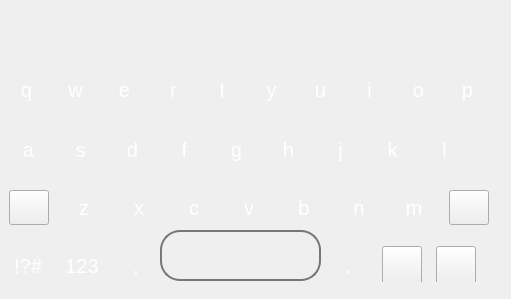
   <widget class="QWidget" name="pageLower">
    <widget class="QWidget" name="rowLower1">
     <property name="geometry">
      <rect>
       <x>0</x>
       <y>170</y>
       <width>500</width>
       <height>61</height>
      </rect>
     </property>
     <layout class="QHBoxLayout" name="horizontalLayout_6">
      <item>
       <widget class="QPushButton" name="btnLower">
        <property name="minimumSize">
         <size>
          <width>40</width>
          <height>35</height>
         </size>
        </property>
        <property name="maximumSize">
         <size>
          <width>20</width>
          <height>20</height>
         </size>
        </property>
        <property name="styleSheet">
         <string notr="true">border-image: url(:/qq/controls/res/qq/controls/helpers/arrow_right.svg);
QPushButton
{
border:none;
color: rgb(255, 255, 255);
font-size:20px}
QPushButton:pressed
{
    background-color:color: rgb(255, 255, 255);
}</string>
        </property>
        <property name="text">
         <string/>
        </property>
       </widget>
      </item>
      <item>
       <widget class="QPushButton" name="z_text">
        <property name="minimumSize">
         <size>
          <width>40</width>
          <height>35</height>
         </size>
        </property>
        <property name="maximumSize">
         <size>
          <width>20</width>
          <height>20</height>
         </size>
        </property>
        <property name="styleSheet">
         <string notr="true">
QPushButton
{
border:none;
color: rgb(255, 255, 255);
font-size:20px}
QPushButton:pressed
{
    background-color:color: rgb(255, 255, 255);
}</string>
        </property>
        <property name="text">
         <string>z</string>
        </property>
       </widget>
      </item>
      <item>
       <widget class="QPushButton" name="x_text">
        <property name="minimumSize">
         <size>
          <width>40</width>
          <height>35</height>
         </size>
        </property>
        <property name="maximumSize">
         <size>
          <width>20</width>
          <height>20</height>
         </size>
        </property>
        <property name="styleSheet">
         <string notr="true">
QPushButton
{
border:none;
color: rgb(255, 255, 255);
font-size:20px}
QPushButton:pressed
{
    background-color:color: rgb(255, 255, 255);
}</string>
        </property>
        <property name="text">
         <string>x</string>
        </property>
       </widget>
      </item>
      <item>
       <widget class="QPushButton" name="c_text">
        <property name="minimumSize">
         <size>
          <width>40</width>
          <height>35</height>
         </size>
        </property>
        <property name="maximumSize">
         <size>
          <width>20</width>
          <height>20</height>
         </size>
        </property>
        <property name="styleSheet">
         <string notr="true">
QPushButton
{
border:none;
color: rgb(255, 255, 255);
font-size:20px}
QPushButton:pressed
{
    background-color:color: rgb(255, 255, 255);
}</string>
        </property>
        <property name="text">
         <string>c</string>
        </property>
       </widget>
      </item>
      <item>
       <widget class="QPushButton" name="v_text">
        <property name="minimumSize">
         <size>
          <width>40</width>
          <height>35</height>
         </size>
        </property>
        <property name="maximumSize">
         <size>
          <width>20</width>
          <height>20</height>
         </size>
        </property>
        <property name="styleSheet">
         <string notr="true">
QPushButton
{
border:none;
color: rgb(255, 255, 255);
font-size:20px}
QPushButton:pressed
{
    background-color:color: rgb(255, 255, 255);
}</string>
        </property>
        <property name="text">
         <string>v</string>
        </property>
       </widget>
      </item>
      <item>
       <widget class="QPushButton" name="b_text">
        <property name="minimumSize">
         <size>
          <width>40</width>
          <height>35</height>
         </size>
        </property>
        <property name="maximumSize">
         <size>
          <width>20</width>
          <height>20</height>
         </size>
        </property>
        <property name="styleSheet">
         <string notr="true">
QPushButton
{
border:none;
color: rgb(255, 255, 255);
font-size:20px}
QPushButton:pressed
{
    background-color:color: rgb(255, 255, 255);
}</string>
        </property>
        <property name="text">
         <string>b</string>
        </property>
       </widget>
      </item>
      <item>
       <widget class="QPushButton" name="n_text">
        <property name="minimumSize">
         <size>
          <width>40</width>
          <height>35</height>
         </size>
        </property>
        <property name="maximumSize">
         <size>
          <width>20</width>
          <height>20</height>
         </size>
        </property>
        <property name="styleSheet">
         <string notr="true">
QPushButton
{
border:none;
color: rgb(255, 255, 255);
font-size:20px}
QPushButton:pressed
{
    background-color:color: rgb(255, 255, 255);
}</string>
        </property>
        <property name="text">
         <string>n</string>
        </property>
       </widget>
      </item>
      <item>
       <widget class="QPushButton" name="m_text">
        <property name="minimumSize">
         <size>
          <width>40</width>
          <height>35</height>
         </size>
        </property>
        <property name="maximumSize">
         <size>
          <width>20</width>
          <height>20</height>
         </size>
        </property>
        <property name="styleSheet">
         <string notr="true">
QPushButton
{
border:none;
color: rgb(255, 255, 255);
font-size:20px}
QPushButton:pressed
{
    background-color:color: rgb(255, 255, 255);
}</string>
        </property>
        <property name="text">
         <string>m</string>
        </property>
       </widget>
      </item>
      <item>
       <widget class="QPushButton" name="btnBackspaceLower">
        <property name="minimumSize">
         <size>
          <width>40</width>
          <height>35</height>
         </size>
        </property>
        <property name="maximumSize">
         <size>
          <width>20</width>
          <height>20</height>
         </size>
        </property>
        <property name="styleSheet">
         <string notr="true">border-image: url(:/qq/controls/res/qq/controls/icons/icon_trash.svg);

QPushButton
{
border:none;
color: rgb(255, 255, 255);
font-size:20px
}
QPushButton:pressed
{
    background-color:color: rgb(255, 255, 255);
}</string>
        </property>
        <property name="text">
         <string/>
        </property>
       </widget>
      </item>
     </layout>
    </widget>
    <widget class="QWidget" name="rowLower2">
     <property name="geometry">
      <rect>
       <x>320</x>
       <y>230</y>
       <width>164</width>
       <height>52</height>
      </rect>
     </property>
     <layout class="QHBoxLayout" name="horizontalLayout_7">
      <item>
       <widget class="QPushButton" name="btnDotLower">
        <property name="minimumSize">
         <size>
          <width>40</width>
          <height>40</height>
         </size>
        </property>
        <property name="maximumSize">
         <size>
          <width>20</width>
          <height>20</height>
         </size>
        </property>
        <property name="styleSheet">
         <string notr="true">
QPushButton
{
border:none;
color: rgb(255, 255, 255);
font-size:20px}
QPushButton:pressed
{
    background-color:color: rgb(255, 255, 255);
}</string>
        </property>
        <property name="text">
         <string>.</string>
        </property>
       </widget>
      </item>
      <item>
       <widget class="QPushButton" name="btnContactLower">
        <property name="minimumSize">
         <size>
          <width>40</width>
          <height>40</height>
         </size>
        </property>
        <property name="maximumSize">
         <size>
          <width>20</width>
          <height>20</height>
         </size>
        </property>
        <property name="styleSheet">
         <string notr="true">border-image: url(:/qq/controls/res/qq/controls/functions/contacts_icon.svg);
QPushButton
{
border:none;
color: rgb(255, 255, 255);
font-size:20px}
QPushButton:pressed
{
    background-color:color: rgb(255, 255, 255);
}</string>
        </property>
        <property name="text">
         <string/>
        </property>
       </widget>
      </item>
      <item>
       <widget class="QPushButton" name="btnSendLower">
        <property name="minimumSize">
         <size>
          <width>40</width>
          <height>40</height>
         </size>
        </property>
        <property name="maximumSize">
         <size>
          <width>20</width>
          <height>20</height>
         </size>
        </property>
        <property name="styleSheet">
         <string notr="true">border-image: url(:/qq/controls/res/qq/controls/icons/icon_reply.svg);
QPushButton
{
border:none;
color: rgb(255, 255, 255);
font-size:20px
}
QPushButton:pressed
{
    background-color:color: rgb(255, 255, 255);
}</string>
        </property>
        <property name="text">
         <string/>
        </property>
       </widget>
      </item>
     </layout>
    </widget>
    <widget class="QWidget" name="rowLower3">
     <property name="geometry">
      <rect>
       <x>0</x>
       <y>50</y>
       <width>502</width>
       <height>61</height>
      </rect>
     </property>
     <layout class="QHBoxLayout" name="horizontalLayout_8">
      <property name="spacing">
       <number>0</number>
      </property>
      <item>
       <widget class="QPushButton" name="q_text">
        <property name="minimumSize">
         <size>
          <width>45</width>
          <height>40</height>
         </size>
        </property>
        <property name="maximumSize">
         <size>
          <width>20</width>
          <height>20</height>
         </size>
        </property>
        <property name="styleSheet">
         <string notr="true">
QPushButton
{
border:none;
color: rgb(255, 255, 255);
font-size:20px}
QPushButton:pressed
{
    background-color:color: rgb(255, 255, 255);
}</string>
        </property>
        <property name="text">
         <string>q</string>
        </property>
       </widget>
      </item>
      <item>
       <widget class="QPushButton" name="w_text">
        <property name="minimumSize">
         <size>
          <width>45</width>
          <height>40</height>
         </size>
        </property>
        <property name="maximumSize">
         <size>
          <width>20</width>
          <height>20</height>
         </size>
        </property>
        <property name="styleSheet">
         <string notr="true">
QPushButton
{
border:none;
color: rgb(255, 255, 255);
font-size:20px}
QPushButton:pressed
{
    background-color:color: rgb(255, 255, 255);
}</string>
        </property>
        <property name="text">
         <string>w</string>
        </property>
       </widget>
      </item>
      <item>
       <widget class="QPushButton" name="e_text">
        <property name="minimumSize">
         <size>
          <width>45</width>
          <height>40</height>
         </size>
        </property>
        <property name="maximumSize">
         <size>
          <width>20</width>
          <height>20</height>
         </size>
        </property>
        <property name="styleSheet">
         <string notr="true">
QPushButton
{
border:none;
color: rgb(255, 255, 255);
font-size:20px}
QPushButton:pressed
{
    background-color:color: rgb(255, 255, 255);
}</string>
        </property>
        <property name="text">
         <string>e</string>
        </property>
       </widget>
      </item>
      <item>
       <widget class="QPushButton" name="r_text">
        <property name="minimumSize">
         <size>
          <width>45</width>
          <height>40</height>
         </size>
        </property>
        <property name="maximumSize">
         <size>
          <width>20</width>
          <height>20</height>
         </size>
        </property>
        <property name="styleSheet">
         <string notr="true">
QPushButton
{
border:none;
color: rgb(255, 255, 255);
font-size:20px}
QPushButton:pressed
{
    background-color:color: rgb(255, 255, 255);
}</string>
        </property>
        <property name="text">
         <string>r</string>
        </property>
       </widget>
      </item>
      <item>
       <widget class="QPushButton" name="t_text">
        <property name="minimumSize">
         <size>
          <width>45</width>
          <height>40</height>
         </size>
        </property>
        <property name="maximumSize">
         <size>
          <width>20</width>
          <height>20</height>
         </size>
        </property>
        <property name="styleSheet">
         <string notr="true">
QPushButton
{
border:none;
color: rgb(255, 255, 255);
font-size:20px}
QPushButton:pressed
{
    background-color:color: rgb(255, 255, 255);
}</string>
        </property>
        <property name="text">
         <string>t</string>
        </property>
       </widget>
      </item>
      <item>
       <widget class="QPushButton" name="y_text">
        <property name="minimumSize">
         <size>
          <width>45</width>
          <height>40</height>
         </size>
        </property>
        <property name="maximumSize">
         <size>
          <width>20</width>
          <height>20</height>
         </size>
        </property>
        <property name="styleSheet">
         <string notr="true">
QPushButton
{
border:none;
color: rgb(255, 255, 255);
font-size:20px}
QPushButton:pressed
{
    background-color:color: rgb(255, 255, 255);
}</string>
        </property>
        <property name="text">
         <string>y</string>
        </property>
       </widget>
      </item>
      <item>
       <widget class="QPushButton" name="u_text">
        <property name="minimumSize">
         <size>
          <width>45</width>
          <height>40</height>
         </size>
        </property>
        <property name="maximumSize">
         <size>
          <width>20</width>
          <height>20</height>
         </size>
        </property>
        <property name="styleSheet">
         <string notr="true">
QPushButton
{
border:none;
color: rgb(255, 255, 255);
font-size:20px}
QPushButton:pressed
{
    background-color:color: rgb(255, 255, 255);
}</string>
        </property>
        <property name="text">
         <string>u</string>
        </property>
       </widget>
      </item>
      <item>
       <widget class="QPushButton" name="i_text">
        <property name="minimumSize">
         <size>
          <width>45</width>
          <height>40</height>
         </size>
        </property>
        <property name="maximumSize">
         <size>
          <width>20</width>
          <height>20</height>
         </size>
        </property>
        <property name="styleSheet">
         <string notr="true">
QPushButton
{
border:none;
color: rgb(255, 255, 255);
font-size:20px}
QPushButton:pressed
{
    background-color:color: rgb(255, 255, 255);
}</string>
        </property>
        <property name="text">
         <string>i</string>
        </property>
       </widget>
      </item>
      <item>
       <widget class="QPushButton" name="o_text">
        <property name="minimumSize">
         <size>
          <width>45</width>
          <height>40</height>
         </size>
        </property>
        <property name="maximumSize">
         <size>
          <width>20</width>
          <height>20</height>
         </size>
        </property>
        <property name="styleSheet">
         <string notr="true">
QPushButton
{
border:none;
color: rgb(255, 255, 255);
font-size:20px}
QPushButton:pressed
{
    background-color:color: rgb(255, 255, 255);
}</string>
        </property>
        <property name="text">
         <string>o</string>
        </property>
       </widget>
      </item>
      <item>
       <widget class="QPushButton" name="p_text">
        <property name="minimumSize">
         <size>
          <width>45</width>
          <height>40</height>
         </size>
        </property>
        <property name="maximumSize">
         <size>
          <width>20</width>
          <height>20</height>
         </size>
        </property>
        <property name="styleSheet">
         <string notr="true">
QPushButton
{
border:none;
color: rgb(255, 255, 255);
font-size:20px}
QPushButton:pressed
{
    background-color:color: rgb(255, 255, 255);
}</string>
        </property>
        <property name="text">
         <string>p</string>
        </property>
       </widget>
      </item>
     </layout>
    </widget>
    <widget class="QWidget" name="rowLower4">
     <property name="geometry">
      <rect>
       <x>0</x>
       <y>110</y>
       <width>481</width>
       <height>61</height>
      </rect>
     </property>
     <layout class="QHBoxLayout" name="horizontalLayout_9">
      <property name="spacing">
       <number>0</number>
      </property>
      <item>
       <widget class="QPushButton" name="a_text">
        <property name="minimumSize">
         <size>
          <width>47</width>
          <height>40</height>
         </size>
        </property>
        <property name="maximumSize">
         <size>
          <width>20</width>
          <height>20</height>
         </size>
        </property>
        <property name="styleSheet">
         <string notr="true">
QPushButton
{
border:none;
color: rgb(255, 255, 255);
font-size:20px}
QPushButton:pressed
{
    background-color:color: rgb(255, 255, 255);
}</string>
        </property>
        <property name="text">
         <string>a</string>
        </property>
       </widget>
      </item>
      <item>
       <widget class="QPushButton" name="s_text">
        <property name="minimumSize">
         <size>
          <width>47</width>
          <height>40</height>
         </size>
        </property>
        <property name="maximumSize">
         <size>
          <width>20</width>
          <height>20</height>
         </size>
        </property>
        <property name="styleSheet">
         <string notr="true">
QPushButton
{
border:none;
color: rgb(255, 255, 255);
font-size:20px}
QPushButton:pressed
{
    background-color:color: rgb(255, 255, 255);
}</string>
        </property>
        <property name="text">
         <string>s</string>
        </property>
       </widget>
      </item>
      <item>
       <widget class="QPushButton" name="d_text">
        <property name="minimumSize">
         <size>
          <width>47</width>
          <height>40</height>
         </size>
        </property>
        <property name="maximumSize">
         <size>
          <width>20</width>
          <height>20</height>
         </size>
        </property>
        <property name="styleSheet">
         <string notr="true">
QPushButton
{
border:none;
color: rgb(255, 255, 255);
font-size:20px}
QPushButton:pressed
{
    background-color:color: rgb(255, 255, 255);
}</string>
        </property>
        <property name="text">
         <string>d</string>
        </property>
       </widget>
      </item>
      <item>
       <widget class="QPushButton" name="f_text">
        <property name="minimumSize">
         <size>
          <width>47</width>
          <height>40</height>
         </size>
        </property>
        <property name="maximumSize">
         <size>
          <width>20</width>
          <height>20</height>
         </size>
        </property>
        <property name="styleSheet">
         <string notr="true">
QPushButton
{
border:none;
color: rgb(255, 255, 255);
font-size:20px}
QPushButton:pressed
{
    background-color:color: rgb(255, 255, 255);
}</string>
        </property>
        <property name="text">
         <string>f</string>
        </property>
       </widget>
      </item>
      <item>
       <widget class="QPushButton" name="g_text">
        <property name="minimumSize">
         <size>
          <width>47</width>
          <height>40</height>
         </size>
        </property>
        <property name="maximumSize">
         <size>
          <width>20</width>
          <height>20</height>
         </size>
        </property>
        <property name="styleSheet">
         <string notr="true">
QPushButton
{
border:none;
color: rgb(255, 255, 255);
font-size:20px}
QPushButton:pressed
{
    background-color:color: rgb(255, 255, 255);
}</string>
        </property>
        <property name="text">
         <string>g</string>
        </property>
       </widget>
      </item>
      <item>
       <widget class="QPushButton" name="h_text">
        <property name="minimumSize">
         <size>
          <width>47</width>
          <height>40</height>
         </size>
        </property>
        <property name="maximumSize">
         <size>
          <width>20</width>
          <height>20</height>
         </size>
        </property>
        <property name="styleSheet">
         <string notr="true">
QPushButton
{
border:none;
color: rgb(255, 255, 255);
font-size:20px}
QPushButton:pressed
{
    background-color:color: rgb(255, 255, 255);
}</string>
        </property>
        <property name="text">
         <string>h</string>
        </property>
       </widget>
      </item>
      <item>
       <widget class="QPushButton" name="j_text">
        <property name="minimumSize">
         <size>
          <width>47</width>
          <height>40</height>
         </size>
        </property>
        <property name="maximumSize">
         <size>
          <width>20</width>
          <height>20</height>
         </size>
        </property>
        <property name="styleSheet">
         <string notr="true">
QPushButton
{
border:none;
color: rgb(255, 255, 255);
font-size:20px}
QPushButton:pressed
{
    background-color:color: rgb(255, 255, 255);
}</string>
        </property>
        <property name="text">
         <string>j</string>
        </property>
       </widget>
      </item>
      <item>
       <widget class="QPushButton" name="k_text">
        <property name="minimumSize">
         <size>
          <width>47</width>
          <height>40</height>
         </size>
        </property>
        <property name="maximumSize">
         <size>
          <width>20</width>
          <height>20</height>
         </size>
        </property>
        <property name="styleSheet">
         <string notr="true">
QPushButton
{
border:none;
color: rgb(255, 255, 255);
font-size:20px}
QPushButton:pressed
{
    background-color:color: rgb(255, 255, 255);
}</string>
        </property>
        <property name="text">
         <string>k</string>
        </property>
       </widget>
      </item>
      <item>
       <widget class="QPushButton" name="l_text">
        <property name="minimumSize">
         <size>
          <width>47</width>
          <height>40</height>
         </size>
        </property>
        <property name="maximumSize">
         <size>
          <width>20</width>
          <height>20</height>
         </size>
        </property>
        <property name="styleSheet">
         <string notr="true">
QPushButton
{
border:none;
color: rgb(255, 255, 255);
font-size:20px}
QPushButton:pressed
{
    background-color:color: rgb(255, 255, 255);
}</string>
        </property>
        <property name="text">
         <string>l</string>
        </property>
       </widget>
      </item>
     </layout>
    </widget>
    <widget class="QWidget" name="rowLower5">
     <property name="geometry">
      <rect>
       <x>0</x>
       <y>230</y>
       <width>164</width>
       <height>52</height>
      </rect>
     </property>
     <layout class="QHBoxLayout" name="horizontalLayout_10">
      <item>
       <widget class="QPushButton" name="btnSymbol">
        <property name="minimumSize">
         <size>
          <width>40</width>
          <height>40</height>
         </size>
        </property>
        <property name="maximumSize">
         <size>
          <width>20</width>
          <height>20</height>
         </size>
        </property>
        <property name="styleSheet">
         <string notr="true">
QPushButton
{
border:none;
color: rgb(255, 255, 255);
font-size:20px}
QPushButton:pressed
{
    background-color:color: rgb(255, 255, 255);
}</string>
        </property>
        <property name="text">
         <string>!?#</string>
        </property>
       </widget>
      </item>
      <item>
       <widget class="QPushButton" name="btnNumLower">
        <property name="minimumSize">
         <size>
          <width>40</width>
          <height>40</height>
         </size>
        </property>
        <property name="maximumSize">
         <size>
          <width>20</width>
          <height>20</height>
         </size>
        </property>
        <property name="styleSheet">
         <string notr="true">
QPushButton
{
border:none;
color: rgb(255, 255, 255);
font-size:20px}
QPushButton:pressed
{
    background-color:color: rgb(255, 255, 255);
}</string>
        </property>
        <property name="text">
         <string>123</string>
        </property>
       </widget>
      </item>
      <item>
       <widget class="QPushButton" name="btnCommaLower">
        <property name="minimumSize">
         <size>
          <width>40</width>
          <height>40</height>
         </size>
        </property>
        <property name="maximumSize">
         <size>
          <width>20</width>
          <height>20</height>
         </size>
        </property>
        <property name="styleSheet">
         <string notr="true">
QPushButton
{
border:none;
color: rgb(255, 255, 255);
font-size:20px}
QPushButton:pressed
{
    background-color:color: rgb(255, 255, 255);
}</string>
        </property>
        <property name="text">
         <string>,</string>
        </property>
       </widget>
      </item>
     </layout>
    </widget>
    <widget class="QPushButton" name="btnSpaceLower">
     <property name="geometry">
      <rect>
       <x>160</x>
       <y>230</y>
       <width>161</width>
       <height>51</height>
      </rect>
     </property>
     <property name="styleSheet">
      <string notr="true">QPushButton
{
	border-color: rgb(0, 0, 0);
	border:2px solid #777777;
    color:white;
    border-radius:20px;
}
QPushButton:pressed
{
    background-color:
	color: rgb(255, 255, 255);
}
</string>
     </property>
     <property name="text">
      <string/>
     </property>
    </widget>
    <widget class="QLabel" name="bgLower">
     <property name="geometry">
      <rect>
       <x>0</x>
       <y>0</y>
       <width>502</width>
       <height>290</height>
      </rect>
     </property>
     <property name="minimumSize">
      <size>
       <width>502</width>
       <height>290</height>
      </size>
     </property>
     <property name="maximumSize">
      <size>
       <width>502</width>
       <height>290</height>
      </size>
     </property>
     <property name="styleSheet">
      <string notr="true">image: url(:/images/195534fdcf37d6cdabbf9263959b94e4.jpg);
border-image: url(:/images/195534fdcf37d6cdabbf9263959b94e4.jpg);</string>
     </property>
     <property name="text">
      <string/>
     </property>
    </widget>
    <zorder>bgLower</zorder>
    <zorder>rowLower1</zorder>
    <zorder>rowLower2</zorder>
    <zorder>rowLower3</zorder>
    <zorder>rowLower4</zorder>
    <zorder>rowLower5</zorder>
    <zorder>btnSpaceLower</zorder>
   </widget>
